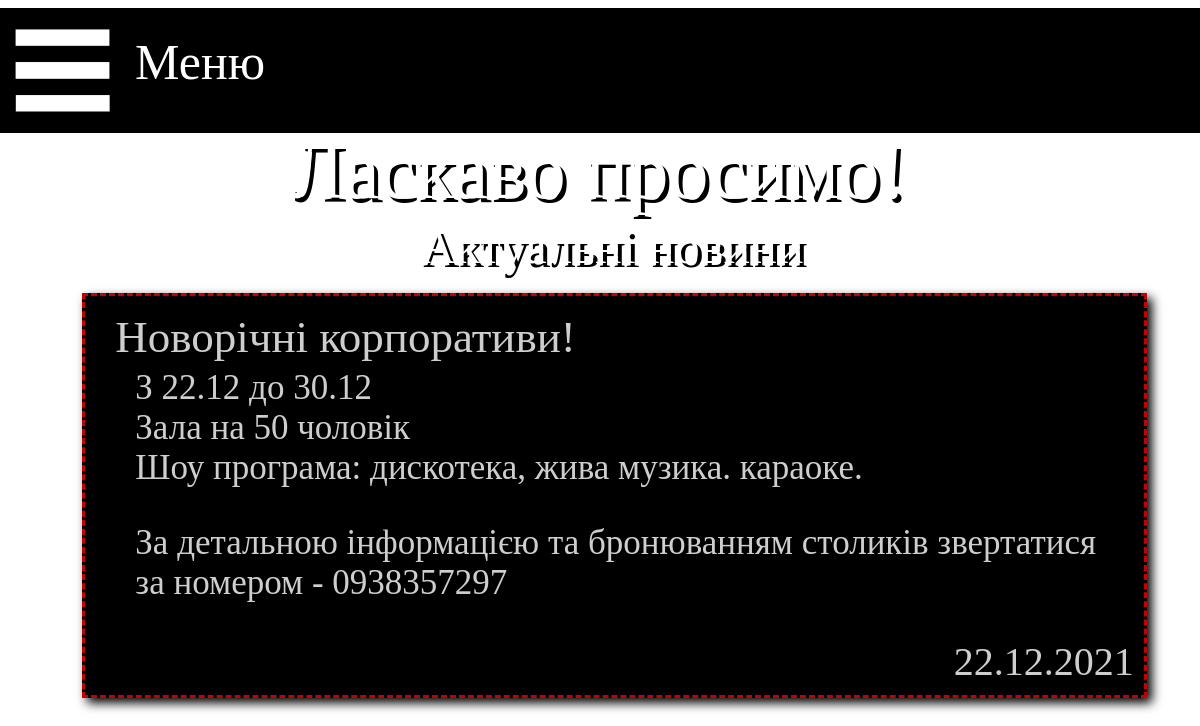
The page / on the database its author committed.
### main/models.py (models this page shows, shortened)
class pub_news(models.Model):
    name = models.CharField('Название новости', max_length=30)
    spec = models.TextField('Новость', max_length=300, blank=True)
    date = models.CharField('Дата', max_length=20, blank=True)
    class Meta:
        verbose_name = 'новость'
        verbose_name_plural = 'Новости паб'

### main/views.py (the view)
# urls.py: path('',views.Pub_main, name='pub_main'),
def Pub_main(request):
    n1 = pub_news.objects.all()
    return render(request, 'main/pub_main.html', {'news': n1})

### main/templates/main/pub_main.html (shortened to what this page needs)
{% extends 'main/base_pub.html' %}
{% load static %}
{% block content_top %}
<div class="t4" style="margin-left: 20px">
    Ласкаво просимо!
</div>
{% endblock%}
{% block content2 %}
<div class="mobile_news">
    <div class="t4" style="font-size: 50px; margin-top: 0px">Актуальнi новини</div>
    {% for el in news%}
    <br>
    <div class="news_block">
        <div class="news_block_name">{{el.name}}</div>
        <div class="news_block_spec">{{el.spec|linebreaks}}</div>
        <div class="news_block_date">{{el.date}}</div>
    </div>
    {% endfor%}
</div>
{% endblock %}

### main/static/css/style2.css (style rules this page uses)
.mobile_news { display: none; }
.body { background-image: url(storage/back_pub1.png); background-size: 100%; margin-right: auto; margin-left: auto; }
.t4 { margin-top: 30px; font-size: 80px; font-family: Eastman; color: white; text-align: center; text-shadow: 4px 4px black; }
.news_block { float:left; width: 90%; margin-left: 5%; background-color: black; margin-bottom: 20px; border: 3px dashed #c50000; box-shadow: 5px 5px 10px black; }
.news_block_name { margin-top: 5px; margin-left: 10px; float: left; width: 100%; font-family: Eastman; font-size: 20px; color: #cecece; }
.news_block_spec { margin-top: 5px; margin-left: 3%; float: left; width: 94%; font-family: Eastman; font-size: 16px; color: #cecece; }
.news_block_date { float: right; margin-right: 10px; margin-bottom: 10px; font-family: Eastman; font-size: 16px; color: #cecece; }

### main/static/css/adaptive2.css (style rules this page uses)
@media only screen and (max-width: 1200px) { .body { background-image: url(storage/back_pub.png); } }
@media only screen and (max-width: 1200px) { .t4 { margin-top: 100px; } }
@media only screen and (max-width: 1200px) { .mobile_news { display: block; } }
@media only screen and (max-width: 1200px) { .news_block_date { font-size: 40px; } }
@media only screen and (max-width: 1200px) { .news_block_name { font-size: 45px; margin-left: 30px; margin-top: 15px; } }
@media only screen and (max-width: 1200px) { .news_block_spec { font-size: 35px; margin-left: 50px; margin-top: -30px; } }

### rows shown on the page
pub_news: name "Новорiчнi корпоративи!", spec "З 22.12 до 30.12 Зала на 50 чоловiк Шоу програма: дискотека, жива музика. караоке. За детальною iнформацiєю та бронюванням столикiв звертатися за номером - 0938357297", date "22.12.2021"
